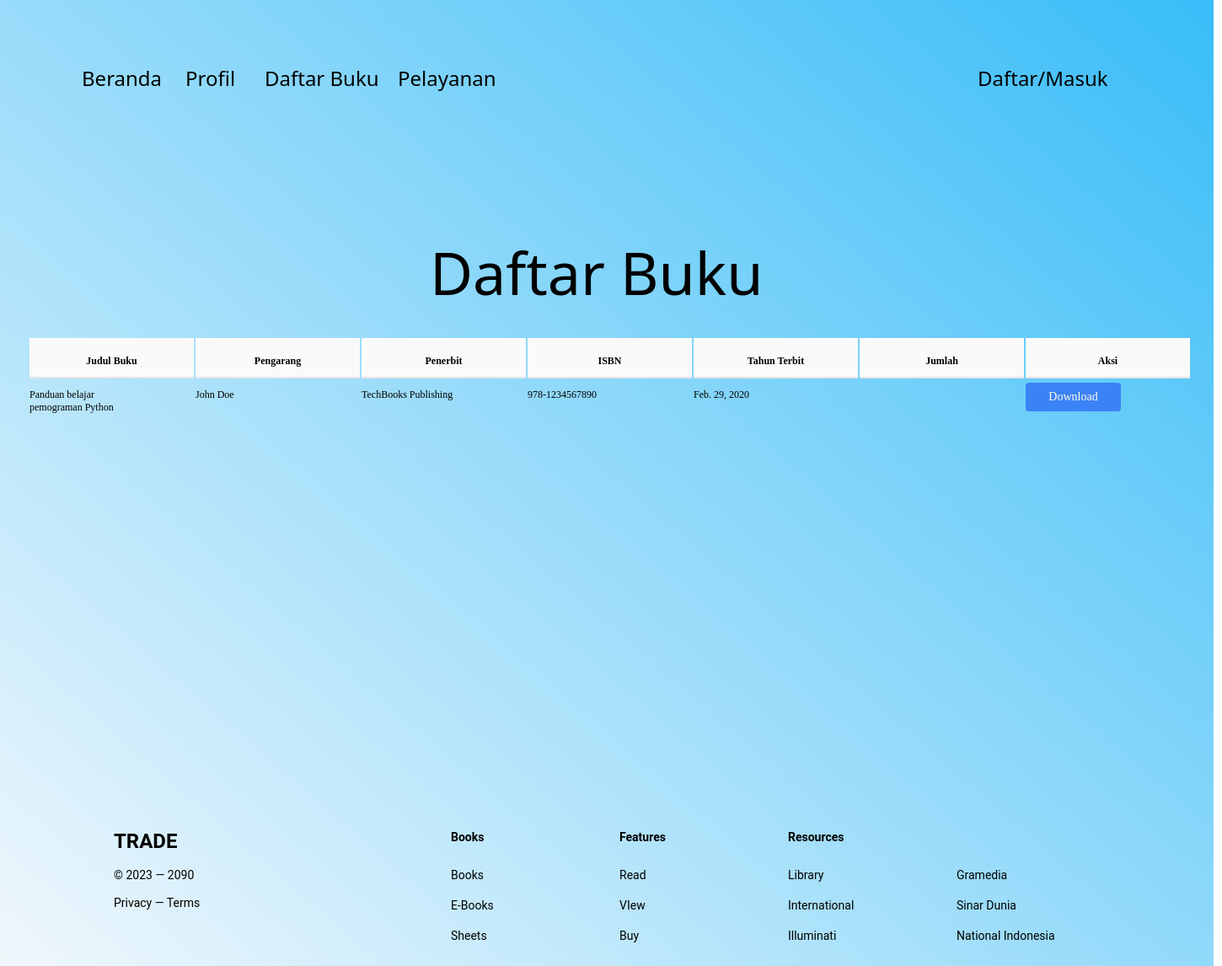
The app's page /, older data.
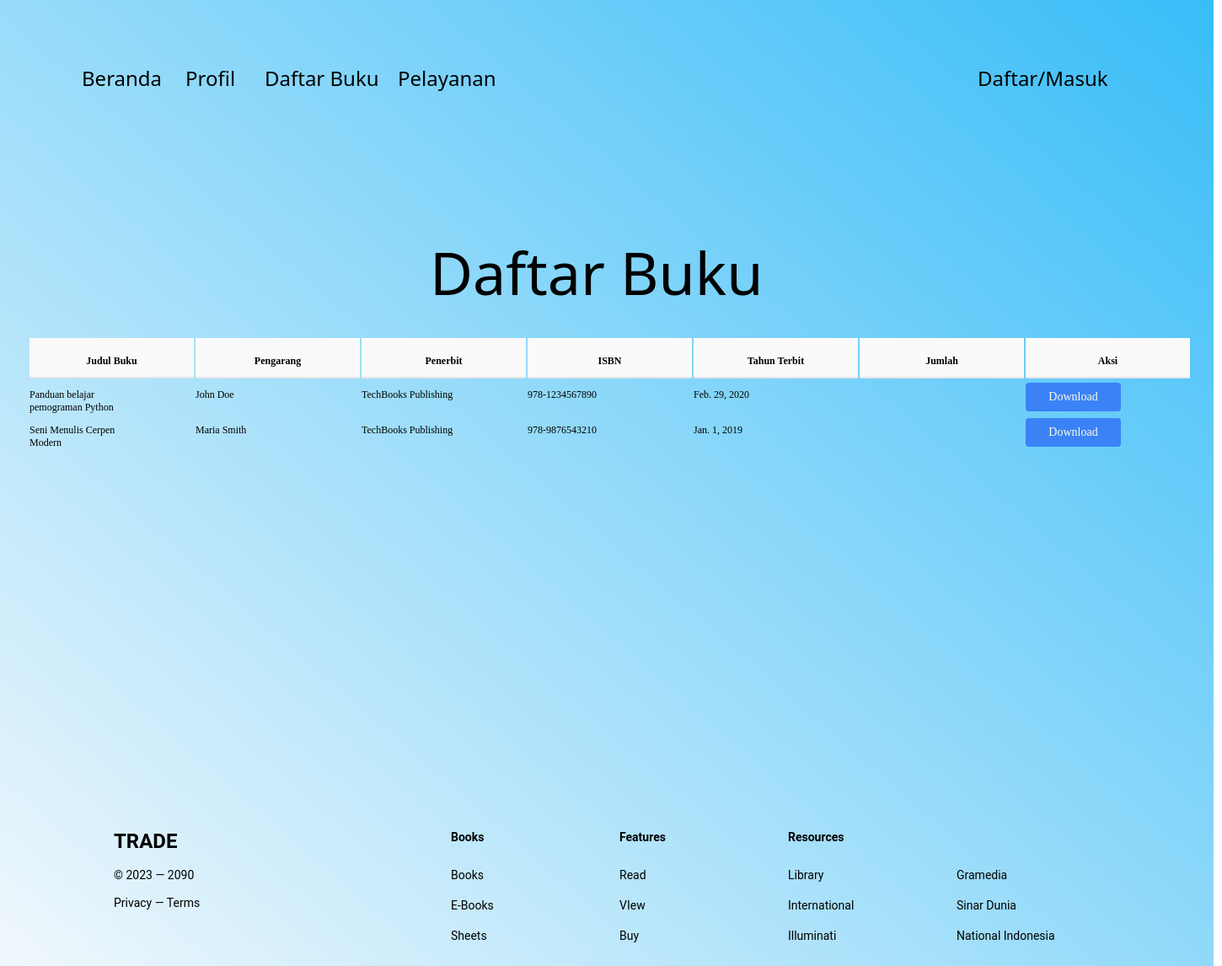
The same page, newer data.
### elabweb/models.py (models this page shows, shortened)
class Book(models.Model):
    title = models.CharField(max_length=100)
    author = models.CharField(max_length=100)
    publisher = models.CharField(max_length=100, default='Unknown')
    isbn = models.CharField(max_length=15)
    publication_year = models.DateField()
    Amount = models.CharField(max_length=100)
    book_file = models.FileField(upload_to='book_files/',null=True)

### elabweb/views.py (the view)
# urls.py: path('', views.home, name='home'),
def home(request):
        books = Book.objects.all()
        if books:
            print ('working')
        context = {
        'books': books,
        }
        return render(request, 'index.html', context)

### elabweb/templates/index.html (shortened to what this page needs)
<!DOCTYPE html>
{% load static tailwind_tags %}
<html>
    <head>
        <script src="https://cdn.tailwindcss.com"></script>
        {% tailwind_css %}
    </head>
    <body>
        <div class="w-[1440px] h-[1242px] relative bg-gradient-to-bl from-sky-400 to-slate-50">
            <div class="w-[1440px] h-[219px] left-0 top-[-20px] absolute">
                <div class="h-[29px] pl-3.5 left-[206px] top-[97px] absolute justify-end items-center inline-flex">
                    <div class="w-[121px] h-[29px] text-black text-2xl font-normal font-['Roboto Slab']">Profil</div>
                </div>
                <div class="w-[109px] h-[29px] left-[97px] top-[97px] absolute text-black text-2xl font-normal font-['Roboto Slab']">Beranda</div>
                <div class="w-[141px] h-[29px] left-[314px] top-[97px] absolute text-black text-2xl font-normal font-['Roboto Slab']">Daftar Buku</div>
                <div class="w-[145px] h-[29px] left-[472px] top-[97px] absolute text-black text-2xl font-normal font-['Roboto Slab']">Pelayanan</div>
                <div class="w-[166px] h-[29px] left-[1160px] top-[97px] absolute text-black text-2xl font-normal font-['Roboto Slab']">Daftar/Masuk</div>
            </div>
            <div class="left-[510px] top-[271px] absolute text-black text-[70px] font-normal font-['Trebuchet MS']">Daftar Buku </div>
            <div>
                <div class="w-[1371px] left-[34px] top-[400px] absolute justify-start items-start inline-flex">
                    <table>
                        <thead>
                            <tr>
                                <th>
                                    <div class="w-[195px] h-12 pt-5 bg-neutral-50 flex-col justify-center items-start gap-1.5 flex">
                                        <div class="self-stretch grow shrink basis-0 text-black text-xs font-semibold font-['Montserrat'] leading-tight">Judul Buku</div>
                                        <div class="self-stretch h-0.5 bg-zinc-200"></div>
                                    </div>
                                </th>
                                <th>
                                    <div class="w-[195px] h-12 pt-5 bg-neutral-50 flex-col justify-center items-start gap-1.5 flex">
                                        <div class="self-stretch grow shrink basis-0 text-black text-xs font-semibold font-['Montserrat'] leading-tight">Pengarang</div>
                                        <div class="self-stretch h-0.5 bg-zinc-200"></div>
                                    </div>
                                </th>
                                <th>
                                    <div class="w-[195px] h-12 pt-5 bg-neutral-50 flex-col justify-center items-start gap-1.5 flex">
                                        <div class="self-stretch grow shrink basis-0 text-black text-xs font-semibold font-['Montserrat'] leading-tight">Penerbit</div>
                                        <div class="self-stretch h-0.5 bg-zinc-200"></div>
                                    </div>
                                </th>
                                <th>
                                    <div class="w-[195px] h-12 pt-5 bg-neutral-50 flex-col justify-center items-start gap-1.5 flex">
                                        <div class="self-stretch grow shrink basis-0 text-black text-xs font-semibold font-['Montserrat'] leading-tight">ISBN</div>
                                        <div class="self-stretch h-0.5 bg-zinc-200"></div>
                                    </div>
                                </th>
                                <th>
                                    <div class="w-[195px] h-12 pt-5 bg-neutral-50 flex-col justify-center items-start gap-1.5 flex">
                                        <div class="self-stretch grow shrink basis-0 text-black text-xs font-semibold font-['Montserrat'] leading-tight">Tahun Terbit</div>
                                        <div class="self-stretch h-0.5 bg-zinc-200"></div>
                                    </div>
                                </th>
                                <th>
                                    <div class="w-[195px] h-12 pt-5 bg-neutral-50 flex-col justify-center items-start gap-1.5 flex">
                                        <div class="self-stretch grow shrink basis-0 text-black text-xs font-semibold font-['Montserrat'] leading-tight">Jumlah</div>
                                        <div class="self-stretch h-0.5 bg-zinc-200"></div>
                                    </div>
                                </th>
                                <th>
                                    <div class="w-[195px] h-12 pt-5 bg-neutral-50 flex-col justify-center items-start gap-1.5 flex">
                                        <div class="self-stretch grow shrink basis-0 text-black text-xs font-semibold font-['Montserrat'] leading-tight">Aksi</div>
                                        <div class="self-stretch h-0.5 bg-zinc-200"></div>
                                    </div>
                                </th>
                            </tr>
                        </thead>
                        <tbody>
                            {% for book in books %}
                            <tr>
                                <td>
                                    <div class="w-[113px] h-10 py-2.5 justify-center items-center inline-flex">
                                        <div class="self-stretch grow shrink basis-0 text-black text-xs font-normal font-['Montserrat'] leading-tight">{{ book.title }}</div>
                                    </div>
                                </td>
                                <td>
                                    <div class="w-[113px] h-10 py-2.5 justify-center items-center inline-flex">
                                        <div class="self-stretch grow shrink basis-0 text-black text-xs font-normal font-['Montserrat'] leading-tight">{{ book.author }}</div>
                                    </div>
                                </td>
                                <td>
                                    <div class="w-[113px] h-10 py-2.5 justify-center items-center inline-flex">
                                        <div class="self-stretch grow shrink basis-0 text-black text-xs font-normal font-['Montserrat'] leading-tight">{{ book.publisher }}</div>
                                    </div>
                                </td>
                                <td>
                                    <div class="w-[113px] h-10 py-2.5 justify-center items-center inline-flex">
                                        <div class="self-stretch grow shrink basis-0 text-black text-xs font-normal font-['Montserrat'] leading-tight">{{ book.isbn }}</div>
                                    </div>
                                </td>
                                <td>
                                    <div class="w-[113px] h-10 py-2.5 justify-center items-center inline-flex">
                                        <div class="self-stretch grow shrink basis-0 text-black text-xs font-normal font-['Montserrat'] leading-tight">{{ book.publication_year }}</div>
                                    </div>
                                </td>
                                <td>
                                    <div class="w-[113px] h-10 py-2.5 justify-center items-center inline-flex">
                                        <div class="self-stretch grow shrink basis-0 text-black text-xs font-normal font-['Montserrat'] leading-tight">{{ book.amount }}</div>
                                    </div>
                                </td>
                                <td>
                                    <div class="w-[113px] h-10 py-2.5 justify-center items-center gap-1 inline-flex">
                                        <a href="{% url 'download_book' book.id %}" download="e-book1" class="grow shrink basis-0 text-center text-yellow-50 text-sm font-normal font-['Verdana'] leading-tight bg-blue-500 px-4 py-2 rounded">Download</a>
                                    </div>
                                </td>
                            </tr>
                            {% endfor %}
                        </tbody>
                    </table>
                </div>
            </div>
            <div class="w-[1440px] h-[380px] left-0 top-[862px] absolute">
                <div class="left-[135px] top-[120px] absolute text-black text-2xl font-bold font-['Roboto'] uppercase">Trade</div>
                <div class="left-[535px] top-[123px] absolute text-black text-sm font-bold font-['Roboto'] leading-tight">Books</div>
                <div class="left-[535px] top-[168px] absolute text-black text-sm font-normal font-['Roboto'] leading-tight">Books</div>
                <div class="left-[135px] top-[168px] absolute text-black text-sm font-normal font-['Roboto'] leading-tight">© 2023 — 2090</div>
                <div class="left-[135px] top-[201px] absolute text-black text-sm font-normal font-['Roboto'] leading-tight">Privacy — Terms</div>
                <div class="left-[535px] top-[204px] absolute text-black text-sm font-normal font-['Roboto'] leading-tight">E-Books</div>
                <div class="left-[535px] top-[240px] absolute text-black text-sm font-normal font-['Roboto'] leading-tight">Sheets</div>
                <div class="left-[735px] top-[168px] absolute text-black text-sm font-normal font-['Roboto'] leading-tight">Read</div>
                <div class="left-[735px] top-[204px] absolute text-black text-sm font-normal font-['Roboto'] leading-tight">VIew</div>
                <div class="left-[735px] top-[240px] absolute text-black text-sm font-normal font-['Roboto'] leading-tight">Buy</div>
                <div class="left-[935px] top-[168px] absolute text-black text-sm font-normal font-['Roboto'] leading-tight">Library</div>
                <div class="left-[935px] top-[204px] absolute text-black text-sm font-normal font-['Roboto'] leading-tight">International</div>
                <div class="left-[935px] top-[240px] absolute text-black text-sm font-normal font-['Roboto'] leading-tight">Illuminati</div>
                <div class="left-[1135px] top-[168px] absolute text-black text-sm font-normal font-['Roboto'] leading-tight">Gramedia</div>
                <div class="left-[1135px] top-[204px] absolute text-black text-sm font-normal font-['Roboto'] leading-tight">Sinar Dunia</div>
                <div class="left-[1135px] top-[240px] absolute text-black text-sm font-normal font-['Roboto'] leading-tight">National Indonesia</div>
                <div class="left-[735px] top-[123px] absolute text-black text-sm font-bold font-['Roboto'] leading-tight">Features</div>
                <div class="left-[935px] top-[123px] absolute text-black text-sm font-bold font-['Roboto'] leading-tight">Resources</div>
            </div>
        </div>
    </body>
</html>

Row changes from the older to the newer data that the page shows:
added Book: title "Seni Menulis Cerpen Modern", author "Maria Smith", publisher "TechBooks Publishing", isbn "978-9876543210", publication_year "Jan. 1, 2019"
